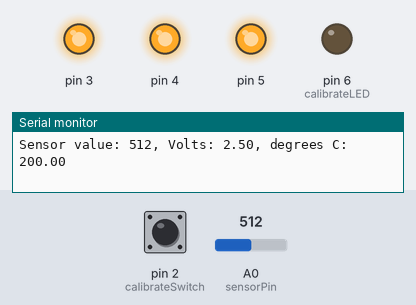
Bench run of a sketch on a simulated Arduino Uno, built with avr-gcc and run on an emulated ATmega328P. On the bench: output pins drawn as LEDs (lit = HIGH), the last lines printed to the serial monitor. The test bench sets the inputs (shaded band); at power-on: A0 (sensorPin) = 512, pin 2 (calibrateSwitch) LOW.

Above: at 1.2 s.
1.3 s: A0 (sensorPin) set to 192
4.3 s: A0 (sensorPin) set to 164
At 5.0 s:
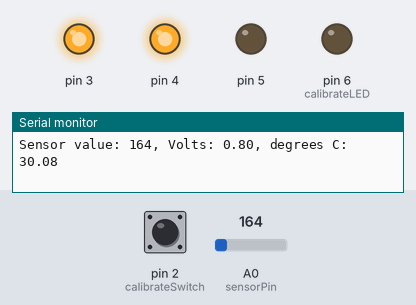
5.8 s: pin 2 (calibrateSwitch) pulled HIGH for 0.15 s
At 7.0 s:
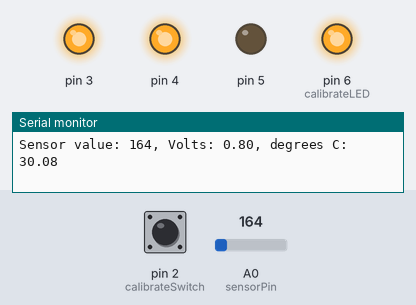
8.9 s: A0 (sensorPin) set to 122
At 11.6 s:
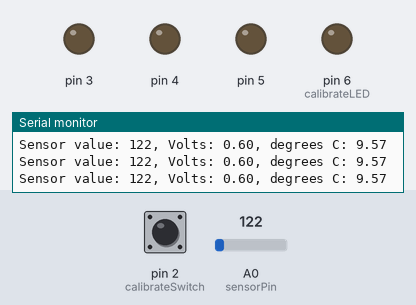
11.9 s: pin 2 (calibrateSwitch) pulled HIGH for 1 s
At 13.1 s:
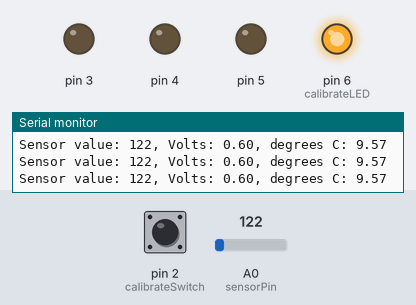
Timing chart, 0 to 18.4 s (numbered marks = the images above; inputs shaded):
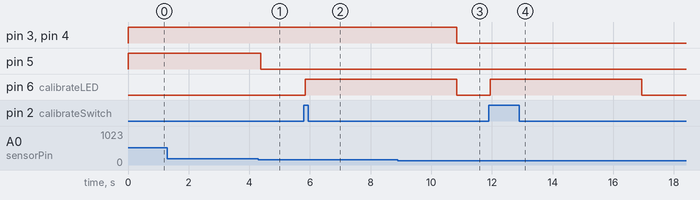

Measured:
- the behaviour switches between 175 and 174 on A0 (sensorPin) (found by bisection; images 0 and 1)
- after the input at 4.3 s, pin 5: HIGH → LOW after 0.08 s
- after the input at 5.8 s, pin 6 (calibrateLED): LOW → HIGH at once
- after the input at 8.9 s, pin 3, pin 4: HIGH → LOW after 1.9 s
- after the input at 11.9 s, pin 6 (calibrateLED): LOW → HIGH at once, → LOW 5.0 s later

The sketch:

sketch_temperature.ino
```cpp
const int sensorPin = A0;
const int calibrateSwitch = 2;
const int calibrateLED = 6;

const float baselineTemp = 25.0;//room temperature

//define own function to print to serial
void print2Serial(int raw, float volt, float temp);

void setup(){

   Serial.begin(9600);

   for(int pinNumber = 2; pinNumber<7; pinNumber++){

     if(pinNumber == 2){
       pinMode(pinNumber, INPUT);
     }else{
       pinMode(pinNumber, OUTPUT);
       digitalWrite(pinNumber, LOW);
     }
   }
}

void print2Serial(int raw, float volt, float temp){

  Serial.print("Sensor value: ");
  Serial.print(raw);

  Serial.print(", Volts: ");
  Serial.print(volt);

  Serial.print(", degrees C: ");

  Serial.println(temp);
}

void loop (){

  int sensorVal = analogRead(sensorPin);
  int calibrateSwitchVal = digitalRead(calibrateSwitch);

  if(calibrateSwitchVal == HIGH){//if user press calibrate button turn led on and listen sensor for 5 seconds

    digitalWrite(calibrateLED, HIGH);
    //more code to come maybe with a function.
    delay(5000);
    digitalWrite(calibrateLED, LOW);

  }else{//we are in measuring mode

    float voltage = (sensorVal/1024.0)*5.0;
    float temperature = (voltage - 0.5)*100;

    print2Serial(sensorVal, voltage, temperature);

    //for the time being keep this here. Move to function later.

      if(temperature < baselineTemp){
      digitalWrite(3, LOW);
      digitalWrite(4, LOW);
      digitalWrite(5, LOW);
    }else if(temperature >= baselineTemp && temperature < baselineTemp+5){
      digitalWrite(3, HIGH);
      digitalWrite(4, LOW);
      digitalWrite(5, LOW);
    }else if(temperature >= baselineTemp+5 && temperature < baselineTemp+10){
      digitalWrite(3, HIGH);
      digitalWrite(4, HIGH);
      digitalWrite(5, LOW);
    }else if(temperature >= baselineTemp+10){
      digitalWrite(3, HIGH);
      digitalWrite(4, HIGH);
      digitalWrite(5, HIGH);
    }
  }
  delay(1);
}
```
